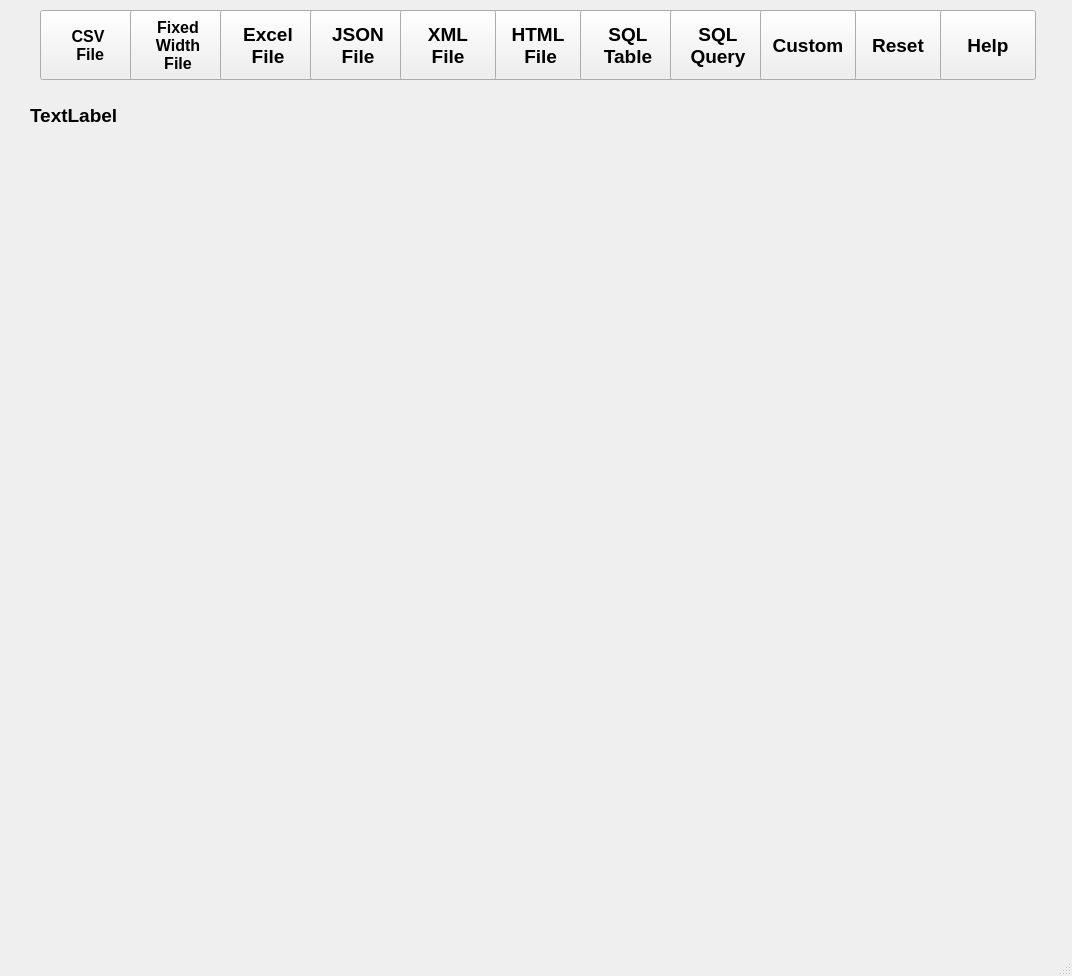
<?xml version="1.0" encoding="UTF-8"?>
<ui version="4.0">
 <class>MainWindow</class>
 <widget class="QMainWindow" name="MainWindow">
  <property name="geometry">
   <rect>
    <x>0</x>
    <y>0</y>
    <width>1072</width>
    <height>976</height>
   </rect>
  </property>
  <property name="font">
   <font>
    <family>Arial</family>
    <pointsize>14</pointsize>
    <weight>75</weight>
    <bold>true</bold>
   </font>
  </property>
  <property name="windowTitle">
   <string>MainWindow</string>
  </property>
  <widget class="QWidget" name="centralwidget">
   <widget class="QPushButton" name="CSVbutton">
    <property name="geometry">
     <rect>
      <x>40</x>
      <y>10</y>
      <width>96</width>
      <height>70</height>
     </rect>
    </property>
    <property name="font">
     <font>
      <family>Arial</family>
      <pointsize>12</pointsize>
      <weight>75</weight>
      <bold>true</bold>
     </font>
    </property>
    <property name="text">
     <string>CSV
 File</string>
    </property>
   </widget>
   <widget class="QPushButton" name="FWFbutton">
    <property name="geometry">
     <rect>
      <x>130</x>
      <y>10</y>
      <width>96</width>
      <height>70</height>
     </rect>
    </property>
    <property name="font">
     <font>
      <pointsize>12</pointsize>
      <weight>75</weight>
      <bold>true</bold>
     </font>
    </property>
    <property name="text">
     <string>Fixed 
Width
File</string>
    </property>
   </widget>
   <widget class="QPushButton" name="Excelbutton">
    <property name="geometry">
     <rect>
      <x>220</x>
      <y>10</y>
      <width>96</width>
      <height>70</height>
     </rect>
    </property>
    <property name="font">
     <font>
      <weight>75</weight>
      <bold>true</bold>
     </font>
    </property>
    <property name="text">
     <string>Excel 
File</string>
    </property>
   </widget>
   <widget class="QPushButton" name="JSONbutton">
    <property name="geometry">
     <rect>
      <x>310</x>
      <y>10</y>
      <width>96</width>
      <height>70</height>
     </rect>
    </property>
    <property name="font">
     <font>
      <weight>75</weight>
      <bold>true</bold>
     </font>
    </property>
    <property name="text">
     <string>JSON 
File</string>
    </property>
   </widget>
   <widget class="QPushButton" name="HTMLbutton">
    <property name="geometry">
     <rect>
      <x>490</x>
      <y>10</y>
      <width>96</width>
      <height>70</height>
     </rect>
    </property>
    <property name="font">
     <font>
      <weight>75</weight>
      <bold>true</bold>
     </font>
    </property>
    <property name="text">
     <string>HTML
 File</string>
    </property>
   </widget>
   <widget class="QPushButton" name="ImportResetbutton">
    <property name="geometry">
     <rect>
      <x>850</x>
      <y>10</y>
      <width>96</width>
      <height>70</height>
     </rect>
    </property>
    <property name="font">
     <font>
      <weight>75</weight>
      <bold>true</bold>
     </font>
    </property>
    <property name="text">
     <string>Reset</string>
    </property>
   </widget>
   <widget class="QPushButton" name="ImportHelpbutton">
    <property name="geometry">
     <rect>
      <x>940</x>
      <y>10</y>
      <width>96</width>
      <height>70</height>
     </rect>
    </property>
    <property name="font">
     <font>
      <weight>75</weight>
      <bold>true</bold>
     </font>
    </property>
    <property name="text">
     <string>Help</string>
    </property>
   </widget>
   <widget class="QLabel" name="DataImportsplash">
    <property name="geometry">
     <rect>
      <x>30</x>
      <y>90</y>
      <width>121</width>
      <height>51</height>
     </rect>
    </property>
    <property name="text">
     <string>TextLabel</string>
    </property>
   </widget>
   <widget class="QWidget" name="verticalLayoutWidget">
    <property name="geometry">
     <rect>
      <x>30</x>
      <y>170</y>
      <width>1001</width>
      <height>791</height>
     </rect>
    </property>
    <layout class="QVBoxLayout" name="dfcDataImportMainLayout">
     <property name="sizeConstraint">
      <enum>QLayout::SetNoConstraint</enum>
     </property>
    </layout>
   </widget>
   <widget class="QPushButton" name="SQLTablebutton">
    <property name="geometry">
     <rect>
      <x>580</x>
      <y>10</y>
      <width>96</width>
      <height>70</height>
     </rect>
    </property>
    <property name="text">
     <string>SQL
Table</string>
    </property>
   </widget>
   <widget class="QPushButton" name="SQLQuerybutton">
    <property name="geometry">
     <rect>
      <x>670</x>
      <y>10</y>
      <width>96</width>
      <height>70</height>
     </rect>
    </property>
    <property name="text">
     <string>SQL
Query</string>
    </property>
   </widget>
   <widget class="QPushButton" name="Custombutton">
    <property name="geometry">
     <rect>
      <x>760</x>
      <y>10</y>
      <width>96</width>
      <height>70</height>
     </rect>
    </property>
    <property name="text">
     <string>Custom</string>
    </property>
   </widget>
   <widget class="QPushButton" name="XMLbutton">
    <property name="geometry">
     <rect>
      <x>400</x>
      <y>10</y>
      <width>96</width>
      <height>70</height>
     </rect>
    </property>
    <property name="text">
     <string>XML
File</string>
    </property>
   </widget>
  </widget>
  <widget class="QStatusBar" name="statusbar"/>
 </widget>
 <resources/>
 <connections/>
</ui>
